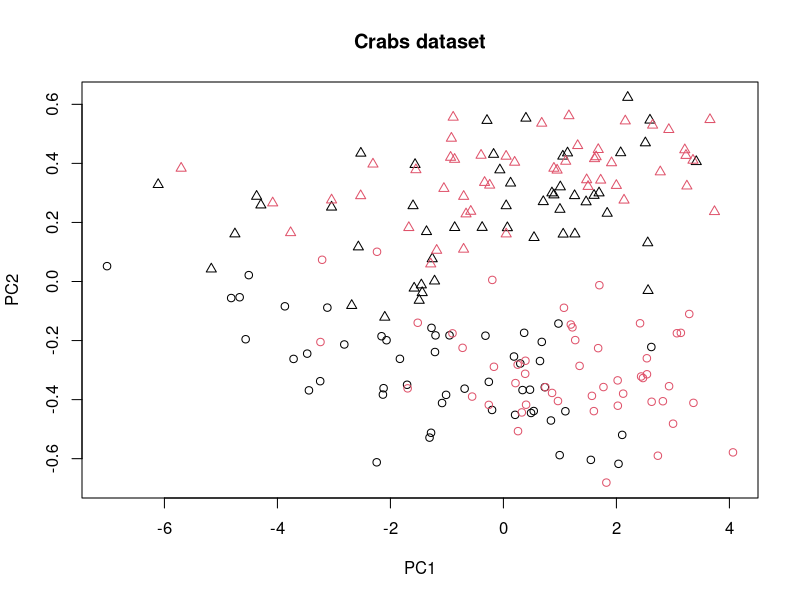
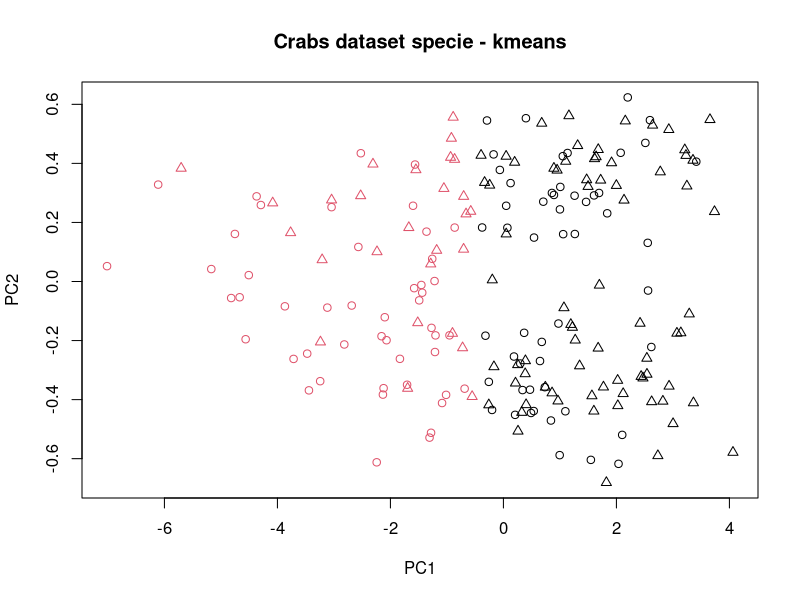
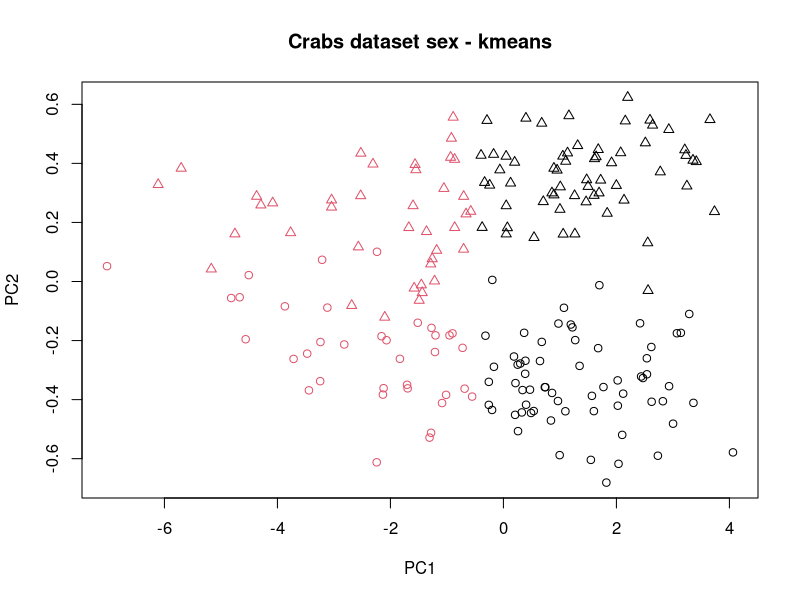
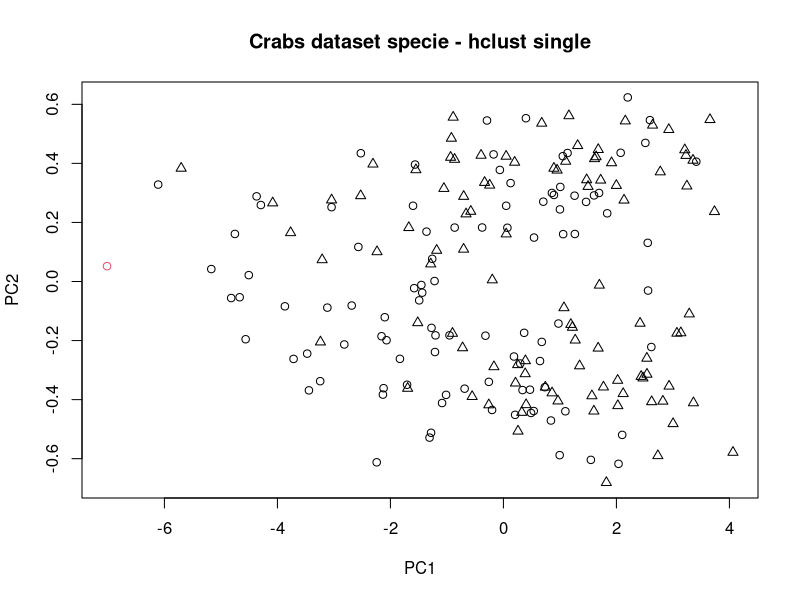
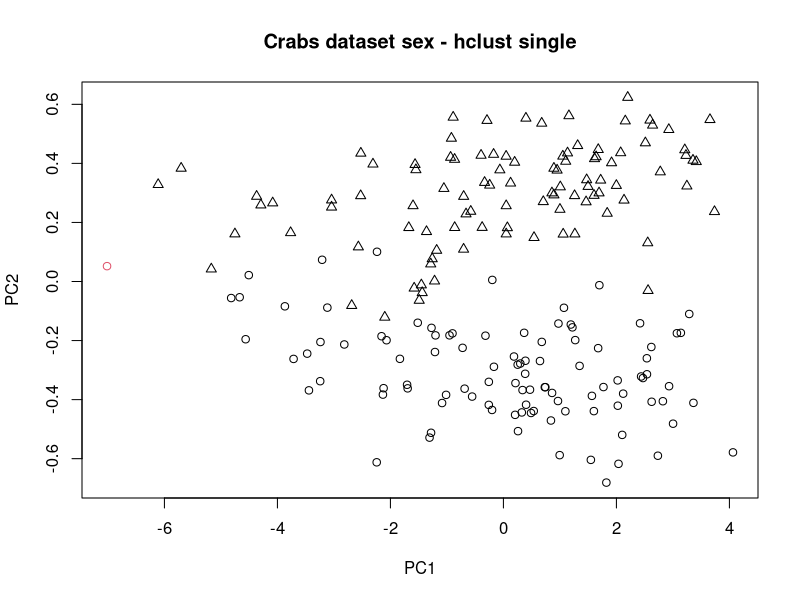
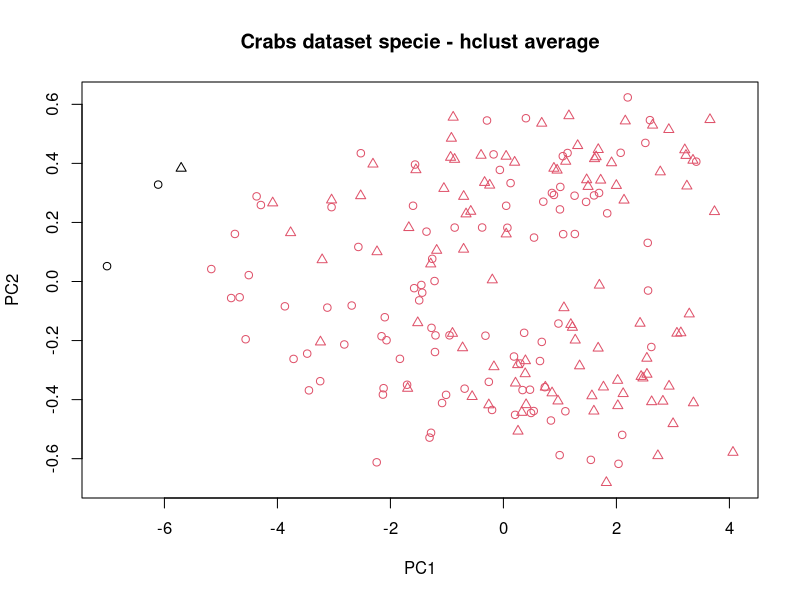
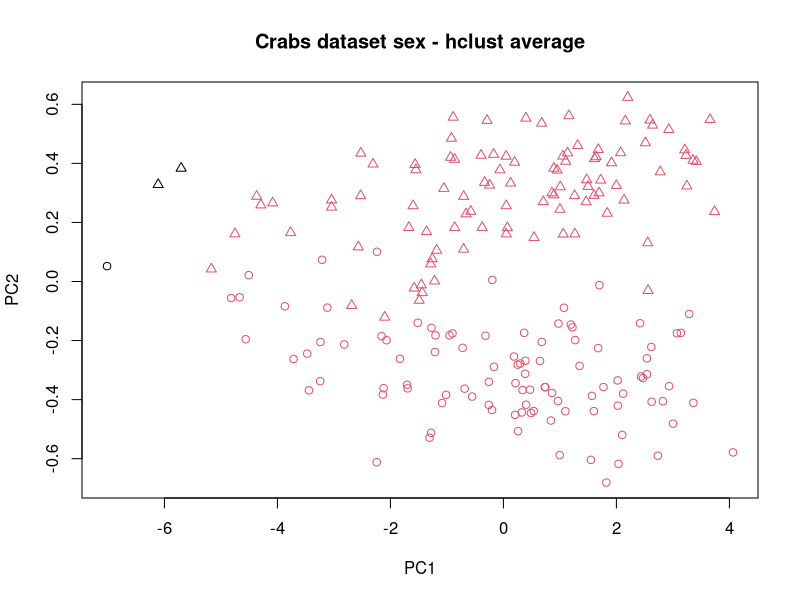
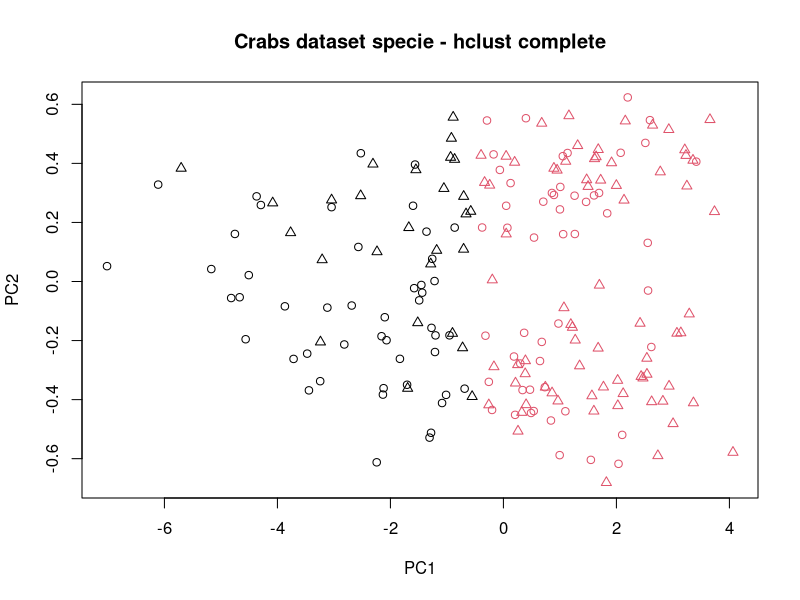

These charts were generated, in order, by the following R code: (Note: this script raises an error after producing the figures.)
#-------------------------1)a)---------------------------

#buscar 2 clusters y ver si detecta primero la especie o el sexo, dependiendo del metodo me puede dar uno u otro
#de que depende eso?
library(e1071)

library(MASS)
data(crabs)
summary(crabs)
#scaled_crabs<-prcomp(scale(log(crabs[,4:8])),retx=T)
scaled_crabs<-prcomp(scale(log(crabs[,4:8])),retx=T)

plot(scaled_crabs$x,col=as.numeric(crabs[,1]),pch=as.numeric(crabs[,2]),main = "Crabs dataset")

#En este dataset se sugiere usar una transformación logaritmica de los datos en primer lugar, y a partir de allí usar los
#datos con distintos escalados (por ejemplo, usar scale() o usar PCA -prcomp()- escalando los datos
#previamente o usar primero PCA y después escalar los datos, una vez girados).

#---------------------k-means----------------------------
cckmeans<-kmeans(scaled_crabs$x,cent=2)

    #---------------Specie-----------------------------
plot(scaled_crabs$x,pch=as.numeric(crabs[,1]),col=cckmeans$cluster,main = "Crabs dataset specie - kmeans")
#abline(v=0)
cont.table <- table(cckmeans$cluster,as.numeric(crabs[,1]))
print(cont.table)
# Find optimal match between the two classifications
class.match <- matchClasses(as.matrix(cont.table),method="exact")
# Print the confusion table, with rows permuted to maximize the diagonal
print(cont.table[,class.match])
    #----------------------------------------------------

    #---------------Sex-----------------------------
plot(scaled_crabs$x,pch=as.numeric(crabs[,2]),col=cckmeans$cluster,main = "Crabs dataset sex - kmeans")
#abline(v=0)
cont.table <- table(cckmeans$cluster,as.numeric(crabs[,2]))
print(cont.table)
# Find optimal match between the two classifications
class.match <- matchClasses(as.matrix(cont.table),method="exact")
# Print the confusion table, with rows permuted to maximize the diagonal
print(cont.table[,class.match])
    #----------------------------------------------------
#---------------------------------------------------------


#------------------h-clust-single-------------------------
cchlust<-hclust(dist(scaled_crabs$x),method="single") #"single" "average" "complete"
#plot(cchlust)

    #----------------Specie-------------------------------
plot(scaled_crabs$x,pch=as.numeric(crabs[,1]),col=cutree(cchlust,k=2),main = "Crabs dataset specie - hclust single")
#abline(v=0)
cont.table <- table(cutree(cchlust,k=2),as.numeric(crabs[,1]))
print(cont.table)
# Find optimal match between the two classifications
class.match <- matchClasses(as.matrix(cont.table),method="exact")
# Print the confusion table, with rows permuted to maximize the diagonal
print(cont.table[,class.match])
    #---------------------------------------------------------

    #----------------Sex-------------------------------
plot(scaled_crabs$x,pch=as.numeric(crabs[,2]),col=cutree(cchlust,k=2),main = "Crabs dataset sex - hclust single")
#abline(v=0)
cont.table <- table(cutree(cchlust,k=2),as.numeric(crabs[,2]))
print(cont.table)
# Find optimal match between the two classifications
class.match <- matchClasses(as.matrix(cont.table),method="exact")
# Print the confusion table, with rows permuted to maximize the diagonal
print(cont.table[,class.match])
    #---------------------------------------------------------

#------------------h-clust-average-------------------------
cchlust<-hclust(dist(scaled_crabs$x),method="average") #"single" "average" "complete"
#plot(cchlust)
    #----------------Specie-------------------------------
plot(scaled_crabs$x,pch=as.numeric(crabs[,1]),col=cutree(cchlust,k=2),main = "Crabs dataset specie - hclust average")
#abline(v=0)
cont.table <- table(cutree(cchlust,k=2),as.numeric(crabs[,1]))
print(cont.table)
# Find optimal match between the two classifications
class.match <- matchClasses(as.matrix(cont.table),method="exact")
# Print the confusion table, with rows permuted to maximize the diagonal
print(cont.table[,class.match])
    #---------------------------------------------------------

    #----------------Sex-------------------------------
plot(scaled_crabs$x,pch=as.numeric(crabs[,2]),col=cutree(cchlust,k=2),main = "Crabs dataset sex - hclust average")
#abline(v=0)
cont.table <- table(cutree(cchlust,k=2),as.numeric(crabs[,2]))
print(cont.table)
# Find optimal match between the two classifications
class.match <- matchClasses(as.matrix(cont.table),method="exact")
# Print the confusion table, with rows permuted to maximize the diagonal
print(cont.table[,class.match])
    #---------------------------------------------------------
#---------------------------------------------------------


#------------------h-clust-complete-------------------------
cchlust<-hclust(dist(scaled_crabs$x),method="complete") #"single" "average" "complete"
#plot(cchlust)


    #----------------Specie-------------------------------
plot(scaled_crabs$x,pch=as.numeric(crabs[,1]),col=cutree(cchlust,k=2),main = "Crabs dataset specie - hclust complete")
#abline(v=0)
cont.table <- table(cutree(cchlust,k=2),as.numeric(crabs[,1]))
print(cont.table)
# Find optimal match between the two classifications
class.match <- matchClasses(as.matrix(cont.table),method="exact")
# Print the confusion table, with rows permuted to maximize the diagonal
print(cont.table[,class.match])
    #---------------------------------------------------------

    #----------------Sex-------------------------------
plot(scaled_crabs$x,pch=as.numeric(crabs[,2]),col=cutree(cchlust,k=2),main = "Crabs dataset sex - hclust complete")
#abline(v=0)
cont.table <- table(cutree(cchlust,k=2),as.numeric(crabs[,2]))
print(cont.table)
# Find optimal match between the two classifications
class.match <- matchClasses(as.matrix(cont.table),method="exact")
# Print the confusion table, with rows permuted to maximize the diagonal
print(cont.table[,class.match])
    #---------------------------------------------------------
#---------------------------------------------------------



#La uniforme siempre es el peor dataset para buscar clusters
#-----------------------------b)-------------------------------

#load("lampone.Rdata")
print("test")

#prcomp(lampone[,-dim(lampone)[2]][,-143][,-1])


lampone_prc<-prcomp(lampone[,-c(dim(lampone)[2],143, 1)],retx=T)#saco las clases y una columna que decia el numero de la muestra nomas, sino me rompia todo

plot(lampone_prc$x,type = "p",col=as.numeric(lampone[,1]),pch=as.numeric(lampone[,143]),main = "Lampone dataset") 

#En este dataset se sugiere usar una transformación logaritmica de los datos en primer lugar, y a partir de allí usar los
#datos con distintos escalados (por ejemplo, usar scale() o usar PCA -prcomp()- escalando los datos
#previamente o usar primero PCA y después escalar los datos, una vez girados).



#---------------------k-means----------------------------
cckmeans<-kmeans(lampone_prc$x,cent=2)
#plot(crabs[,4:8],pch=as.numeric(crabs[,2]),col=cc$cluster)

    #----------------Year-------------------------------
plot(lampone_prc$x,pch=as.numeric(lampone[,1]),col=cckmeans$cluster,main = "Lampone dataset year - kmeans")
#abline(v=0)
cont.table <- table(cckmeans$cluster,as.numeric(lampone[,1]))
print(cont.table)
# Find optimal match between the two classifications
class.match <- matchClasses(as.matrix(cont.table),method="exact")
# Print the confusion table, with rows permuted to maximize the diagonal
print(cont.table[,class.match])
    #---------------------------------------------------------

    #----------------Specie-------------------------------
plot(lampone_prc$x,pch=as.numeric(lampone[,143]),col=cckmeans$cluster,main = "Lampone dataset specie - kmeans")
#abline(v=0)
cont.table <- table(cckmeans$cluster,as.numeric(lampone[,143]))
print(cont.table)
# Find optimal match between the two classifications
class.match <- matchClasses(as.matrix(cont.table),method="exact")
# Print the confusion table, with rows permuted to maximize the diagonal
print(cont.table[,class.match])
    #---------------------------------------------------------

#---------------------------------------------------------



#------------------h-clust-single-------------------------
cchlust<-hclust(dist(lampone_prc$x),method="single") #"single" "average" "complete"
#plot(cchlust)

    #----------------Year-------------------------------
plot(lampone_prc$x,pch=as.numeric(lampone[,1]),col=cutree(cchlust,k=2),main = "Lampone dataset year - hclust single")
abline(v=0)
cont.table <- table(cutree(cchlust,k=2),as.numeric(lampone[,1]))
print(cont.table)
# Find optimal match between the two classifications
class.match <- matchClasses(as.matrix(cont.table),method="exact")
# Print the confusion table, with rows permuted to maximize the diagonal
print(cont.table[,class.match])
    #---------------------------------------------------------

    #----------------Specie-------------------------------
plot(lampone_prc$x,pch=as.numeric(lampone[,143]),col=cutree(cchlust,k=2),main = "Lampone dataset specie - hclust single")
abline(v=0)
cont.table <- table(cutree(cchlust,k=2),as.numeric(lampone[,143]))
print(cont.table)
# Find optimal match between the two classifications
class.match <- matchClasses(as.matrix(cont.table),method="exact")
# Print the confusion table, with rows permuted to maximize the diagonal
print(cont.table[,class.match])
    #---------------------------------------------------------


#---------------------------------------------------------


#------------------h-clust-average-------------------------
cchlust<-hclust(dist(lampone_prc$x),method="average") #"single" "average" "complete"
#plot(cchlust)
    #----------------Year-------------------------------
plot(lampone_prc$x,pch=as.numeric(lampone[,1]),col=cutree(cchlust,k=2),main = "Lampone dataset year - hclust average")
abline(v=0)
cont.table <- table(cutree(cchlust,k=2),as.numeric(lampone[,1]))
print(cont.table)
# Find optimal match between the two classifications
class.match <- matchClasses(as.matrix(cont.table),method="exact")
# Print the confusion table, with rows permuted to maximize the diagonal
print(cont.table[,class.match])
    #---------------------------------------------------------

    #----------------Specie-------------------------------
plot(lampone_prc$x,pch=as.numeric(lampone[,143]),col=cutree(cchlust,k=2),main = "Lampone dataset specie - hclust average")
abline(v=0)
cont.table <- table(cutree(cchlust,k=2),as.numeric(lampone[,143]))
print(cont.table)
# Find optimal match between the two classifications
class.match <- matchClasses(as.matrix(cont.table),method="exact")
# Print the confusion table, with rows permuted to maximize the diagonal
print(cont.table[,class.match])
    #---------------------------------------------------------
#---------------------------------------------------------


#------------------h-clust-complete-------------------------
cchlust<-hclust(dist(lampone_prc$x),method="complete") #"single" "average" "complete"
#plot(cchlust)
    #----------------Year-------------------------------
plot(lampone_prc$x,pch=as.numeric(lampone[,1]),col=cutree(cchlust,k=2),main = "Lampone dataset year - hclust complete")
abline(v=0)
cont.table <- table(cutree(cchlust,k=2),as.numeric(lampone[,1]))
print(cont.table)
# Find optimal match between the two classifications
class.match <- matchClasses(as.matrix(cont.table),method="exact")
# Print the confusion table, with rows permuted to maximize the diagonal
print(cont.table[,class.match])
    #---------------------------------------------------------

    #----------------Specie-------------------------------
plot(lampone_prc$x,pch=as.numeric(lampone[,143]),col=cutree(cchlust,k=2),main = "Lampone dataset specie - hclust complete")
abline(v=0)
cont.table <- table(cutree(cchlust,k=2),as.numeric(lampone[,143]))
print(cont.table)
# Find optimal match between the two classifications
class.match <- matchClasses(as.matrix(cont.table),method="exact")
# Print the confusion table, with rows permuted to maximize the diagonal
print(cont.table[,class.match])
    #---------------------------------------------------------
#---------------------------------------------------------



#Fausto

plotKmeans <- function(data, k = 2) {
    cc <- kmeans(data, cent = k)
    plot(data, col=cc$cluster, pch=as.numeric(crabs[,2]),main = "test")#cambiar por [,1] para compara con genero

    cont.table <- table(cc$cluster,as.numeric(crabs[,2]))
    print(cont.table)

    class.match <- matchClasses(as.matrix(cont.table),method="exact")
    # Print the confusion table, with rows permuted to maximize the diagonal
    print(cont.table[,class.match])
}

#plotKmeans(scaled_crabs$x,2)
